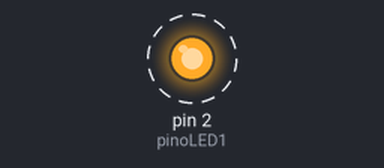
Bench run of a sketch on a simulated Arduino Uno, built with avr-gcc and run on an emulated ATmega328P. Shown: output pins drawn as LEDs (lit = HIGH). Dashed ring = blinking.

Above: at 0.2 s.
Timing chart, 0 to 3.0 s (numbered marks = the images above):
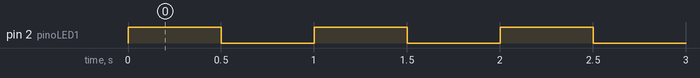

The sketch:

sketch.ino
```cpp
int pinoLED1 = 2;

void setup() {      //Essa function tem o objetivo de executar apenas uma vez
  //Definindo o pino 22 que sera de saida
  pinMode(pinoLED1, OUTPUT);
}
   //Função que ficara em loop infinito
void loop() {      //Essa function tem o objetivo de executar
  //Escrevendo no pino digital 22 o valor HIGH
  digitalWrite(pinoLED1, HIGH); //HIGH acender
  delay(500);  //Esta function cria uma pausa de 500ms
  digitalWrite(pinoLED1, LOW);
delay(500);
}
```

Measured:
- by itself, pin 2 (pinoLED1): alternates HIGH for 0.50 s and LOW for 0.50 s
